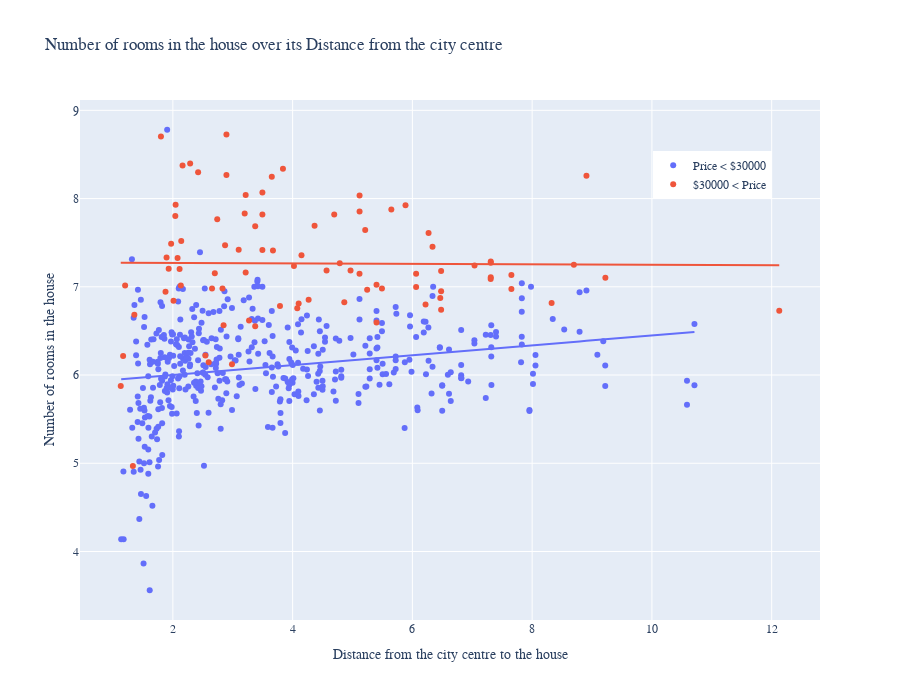

Write notebook code for a chart like this one.
### Markdown cell above
It is expected that number of rooms in house grows as it gets farther from the city centre.

The graph below shows dependency of number of rooms in the house on distance from the city centre. From the graph we can conclude that average number of rooms in expensive houses remain constant and equal to roughly 7.2 rooms in house, while average number of rooms in average/low priced houses increases as distance to the city centre from the house grows.

### Code cell
fig = px.scatter(
    data_segmented,
    x="DIS",
    y="RM",
    trendline="ols",
    color="TYPE",
    height=700,
    title="Number of rooms in the house over its Distance from the city centre",
    labels={
        "DIS": "Distance from the city centre to the house",
        "RM": "Number of rooms in the house",
    },
)
fig.update_layout(
    font_family="Rockwell",
    legend=dict(
        title=None, orientation="v", y=0.81, yanchor="bottom", x=0.855, xanchor="center"
    ),
)
fig.show()

### Figure 1 — Plotly figure (JSON) as saved in the notebook; plotly's stock layout.template omitted (floating-point values rounded to 4 significant figures; data arrays with more than 128 entries replaced by an {"elided": "..."} marker saying what was removed)
{"data": [{"hovertemplate": "TYPE=Price < $30000<br>Distance from the city centre to the house=%{x}<br>Number of rooms in the house=%{y}<extra></extra>", "legendgroup": "Price < $30000", "marker": {"color": "#636efa", "symbol": "circle"}, "mode": "markers", "name": "Price < $30000", "orientation": "v", "showlegend": true, "type": "scatter", "x": {"elided": "424 float values"}, "xaxis": "x", "y": {"elided": "424 float values"}, "yaxis": "y"}, {"hovertemplate": "<b>OLS trendline</b><br>RM = 0.0558881 * DIS + 5.89005<br>R<sup>2</sup>=0.047332<br><br>TYPE=Price < $30000<br>Distance from the city centre to the house=%{x}<br>Number of rooms in the house=%{y} <b>(trend)</b><extra></extra>", "legendgroup": "Price < $30000", "marker": {"color": "#636efa", "symbol": "circle"}, "mode": "lines", "name": "Price < $30000", "showlegend": false, "type": "scatter", "x": {"elided": "424 float values"}, "xaxis": "x", "y": {"elided": "424 float values"}, "yaxis": "y"}, {"hovertemplate": "TYPE=$30000 < Price<br>Distance from the city centre to the house=%{x}<br>Number of rooms in the house=%{y}<extra></extra>", "legendgroup": "$30000 < Price", "marker": {"color": "#EF553B", "symbol": "circle"}, "mode": "markers", "name": "$30000 < Price", "orientation": "v", "showlegend": true, "type": "scatter", "x": [2.543, 2.987, 2.654, 1.13, 1.169, 1.202, 1.357, 1.333, 12.13, 6.465, 7.038, 3.099, 4.022, 5.492, 5.117, 7.307, 5.885, 5.212, 5.245, 4.695, 4.101, 4.863, 4.787, 4.267, 4.078, 4.367, 2.872, 2.422, 2.133, 1.93, 2.079, 2.288, 2.14, 2.112, 2.011, 1.895, 1.801, 6.336, 8.907, 4.148, 3.652, 3.838, 3.671, 3.375, 3.375, 3.216, 3.216, 2.894, 2.894, 3.272, 5.118, 5.118, 6.27, 7.653, 7.653, 7.309, 7.309, 7.309, 5.648, 6.22, 6.48, 6.48, 6.48, 4.567, 3.789, 3.199, 2.847, 2.701, 2.598, 2.741, 2.829, 2.046, 2.162, 2.041, 1.971, 1.877, 3.495, 3.495, 3.495, 9.223, 8.325, 8.697, 5.401, 5.401, 6.062, 6.062, 4.967], "xaxis": "x", "y": [6.222, 6.123, 6.98, 5.875, 6.216, 7.016, 6.683, 4.97, 6.728, 6.874, 7.241, 7.42, 7.236, 6.982, 7.148, 7.088, 7.923, 7.645, 6.968, 7.82, 6.812, 6.826, 7.267, 6.854, 6.758, 7.691, 7.47, 8.297, 7.014, 7.206, 7.327, 8.398, 7.52, 7.203, 6.842, 7.333, 8.704, 7.454, 8.259, 7.358, 8.247, 8.337, 7.412, 6.552, 7.686, 7.163, 8.04, 8.725, 8.266, 6.618, 8.034, 7.853, 7.61, 7.135, 6.975, 7.274, 7.107, 7.287, 7.875, 6.8, 7.178, 6.739, 6.951, 7.185, 6.782, 7.831, 6.563, 7.155, 6.144, 7.765, 6.98, 7.929, 8.375, 7.802, 7.489, 6.943, 7.416, 7.82, 8.069, 7.104, 6.816, 7.249, 7.024, 6.595, 7.147, 6.998, 7.185], "yaxis": "y"}, {"hovertemplate": "<b>OLS trendline</b><br>RM = -0.00247348 * DIS + 7.27478<br>R<sup>2</sup>=0.000072<br><br>TYPE=$30000 < Price<br>Distance from the city centre to the house=%{x}<br>Number of rooms in the house=%{y} <b>(trend)</b><extra></extra>", "legendgroup": "$30000 < Price", "marker": {"color": "#EF553B", "symbol": "circle"}, "mode": "lines", "name": "$30000 < Price", "showlegend": false, "type": "scatter", "x": [1.13, 1.169, 1.202, 1.333, 1.357, 1.801, 1.877, 1.895, 1.93, 1.971, 2.011, 2.041, 2.046, 2.079, 2.112, 2.133, 2.14, 2.162, 2.288, 2.422, 2.543, 2.598, 2.654, 2.701, 2.741, 2.829, 2.847, 2.872, 2.894, 2.894, 2.987, 3.099, 3.199, 3.216, 3.216, 3.272, 3.375, 3.375, 3.495, 3.495, 3.495, 3.652, 3.671, 3.789, 3.838, 4.022, 4.078, 4.101, 4.148, 4.267, 4.367, 4.567, 4.695, 4.787, 4.863, 4.967, 5.117, 5.118, 5.118, 5.212, 5.245, 5.401, 5.401, 5.492, 5.648, 5.885, 6.062, 6.062, 6.22, 6.27, 6.336, 6.465, 6.48, 6.48, 6.48, 7.038, 7.307, 7.309, 7.309, 7.309, 7.653, 7.653, 8.325, 8.697, 8.907, 9.223, 12.13], "xaxis": "x", "y": [7.272, 7.272, 7.272, 7.271, 7.271, 7.27, 7.27, 7.27, 7.27, 7.27, 7.27, 7.27, 7.27, 7.27, 7.27, 7.27, 7.269, 7.269, 7.269, 7.269, 7.268, 7.268, 7.268, 7.268, 7.268, 7.268, 7.268, 7.268, 7.268, 7.268, 7.267, 7.267, 7.267, 7.267, 7.267, 7.267, 7.266, 7.266, 7.266, 7.266, 7.266, 7.266, 7.266, 7.265, 7.265, 7.265, 7.265, 7.265, 7.265, 7.264, 7.264, 7.263, 7.263, 7.263, 7.263, 7.262, 7.262, 7.262, 7.262, 7.262, 7.262, 7.261, 7.261, 7.261, 7.261, 7.26, 7.26, 7.26, 7.259, 7.259, 7.259, 7.259, 7.259, 7.259, 7.259, 7.257, 7.257, 7.257, 7.257, 7.257, 7.256, 7.256, 7.254, 7.253, 7.253, 7.252, 7.245], "yaxis": "y"}], "layout": {"font": {"family": "Rockwell"}, "height": 700, "legend": {"orientation": "v", "title": {}, "tracegroupgap": 0, "x": 0.855, "xanchor": "center", "y": 0.81, "yanchor": "bottom"}, "title": {"text": "Number of rooms in the house over its Distance from the city centre"}, "xaxis": {"anchor": "y", "domain": [0, 1], "title": {"text": "Distance from the city centre to the house"}}, "yaxis": {"anchor": "x", "domain": [0, 1], "title": {"text": "Number of rooms in the house"}}}}
